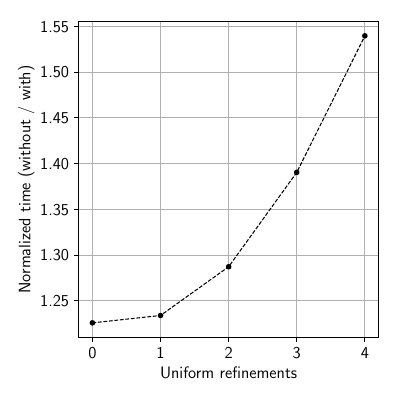

Write the Python code that produced this figure.
import numpy as np
import matplotlib.pyplot as plt

plt.rcParams['text.usetex'] = True
plt.rcParams['text.latex.preamble'] = [r'\usepackage[cm]{sfmath}']
plt.rcParams['font.family'] = 'sans-serif'
plt.rcParams['font.sans-serif'] = 'cm'
plt.rcParams['font.size'] = 12.0

# Load sigma_s and times
data = np.loadtxt("../../../examples/renumbering/results.csv", delimiter=',')
refinements = data[:, 0] - 5
ratios = data[:, 2] / data[:, 1]

# Norm plot
fig, ax = plt.subplots(1)
fig.set_figwidth(4)
fig.set_figheight(4)
ax.plot(refinements, ratios, 'k.--', linewidth=0.75)
ax.grid()
ax.set_xlabel('Uniform refinements')
ax.set_ylabel('Normalized time (without / with)')
fig.tight_layout()
fig.savefig('renumbering.pdf')
